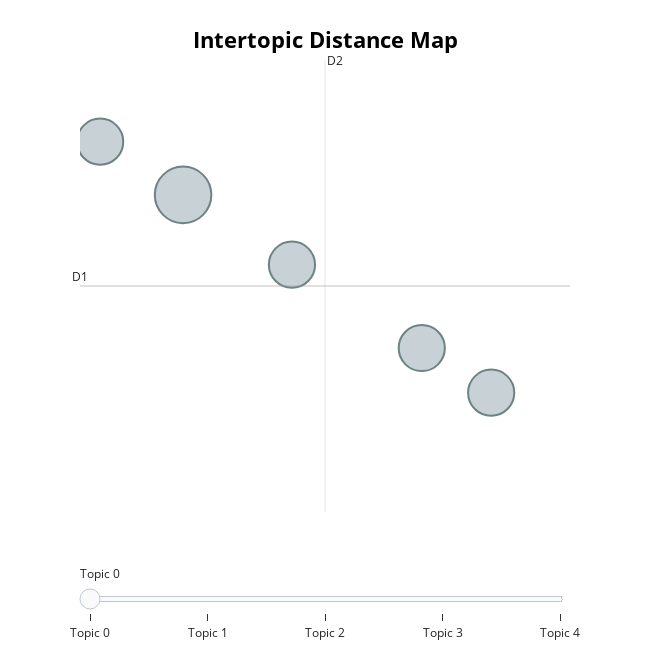

Write notebook code for a chart like this one.
### Code cell
topic_model.visualize_topics()

### Figure 1 — Plotly figure (JSON) as saved in the notebook; plotly's stock layout.template omitted (floating-point values rounded to 4 significant figures)
{"data": [{"customdata": [[0, "of | the | and | our | to", 3], [1, "and | of | our | the | to", 2], [2, "and | of | the | to | in", 2], [3, "and | of | our | the | to", 2], [4, "and | our | to | of | or", 2]], "hovertemplate": "<b>Topic %{customdata[0]}</b><br>%{customdata[1]}<br>Size: %{customdata[2]}", "legendgroup": "", "marker": {"color": "#B0BEC5", "line": {"color": "DarkSlateGrey", "width": 2}, "size": [3, 2, 2, 2, 2], "sizemode": "area", "sizeref": 0.001875, "symbol": "circle"}, "mode": "markers", "name": "", "orientation": "v", "showlegend": false, "type": "scatter", "x": [1.336, 2.005, 2.803, 3.23, 0.8262], "xaxis": "x", "y": [-5.708, -6.375, -7.171, -7.597, -5.2], "yaxis": "y"}], "layout": {"annotations": [{"showarrow": false, "text": "D1", "x": 0.7023, "y": -6.578, "yshift": 10}, {"showarrow": false, "text": "D2", "x": 2.208, "xshift": 10, "y": -4.42}], "height": 650, "hoverlabel": {"bgcolor": "white", "font": {"family": "Rockwell", "size": 16}}, "legend": {"itemsizing": "constant", "tracegroupgap": 0}, "margin": {"t": 60}, "shapes": [{"line": {"color": "#CFD8DC", "width": 2}, "type": "line", "x0": 2.208, "x1": 2.208, "y0": -8.737, "y1": -4.42}, {"line": {"color": "#9E9E9E", "width": 2}, "type": "line", "x0": 0.7023, "x1": 3.714, "y0": -6.578, "y1": -6.578}], "sliders": [{"active": 0, "pad": {"t": 50}, "steps": [{"args": [{"marker.color": [["red", "#B0BEC5", "#B0BEC5", "#B0BEC5", "#B0BEC5"]]}], "label": "Topic 0", "method": "update"}, {"args": [{"marker.color": [["#B0BEC5", "red", "#B0BEC5", "#B0BEC5", "#B0BEC5"]]}], "label": "Topic 1", "method": "update"}, {"args": [{"marker.color": [["#B0BEC5", "#B0BEC5", "red", "#B0BEC5", "#B0BEC5"]]}], "label": "Topic 2", "method": "update"}, {"args": [{"marker.color": [["#B0BEC5", "#B0BEC5", "#B0BEC5", "red", "#B0BEC5"]]}], "label": "Topic 3", "method": "update"}, {"args": [{"marker.color": [["#B0BEC5", "#B0BEC5", "#B0BEC5", "#B0BEC5", "red"]]}], "label": "Topic 4", "method": "update"}]}], "title": {"font": {"color": "Black", "size": 22}, "text": "<b>Intertopic Distance Map</b>", "x": 0.5, "xanchor": "center", "y": 0.95, "yanchor": "top"}, "width": 650, "xaxis": {"anchor": "y", "domain": [0, 1], "range": [0.7023, 3.714], "title": {"text": ""}, "visible": false}, "yaxis": {"anchor": "x", "domain": [0, 1], "range": [-8.737, -4.42], "title": {"text": ""}, "visible": false}}}
